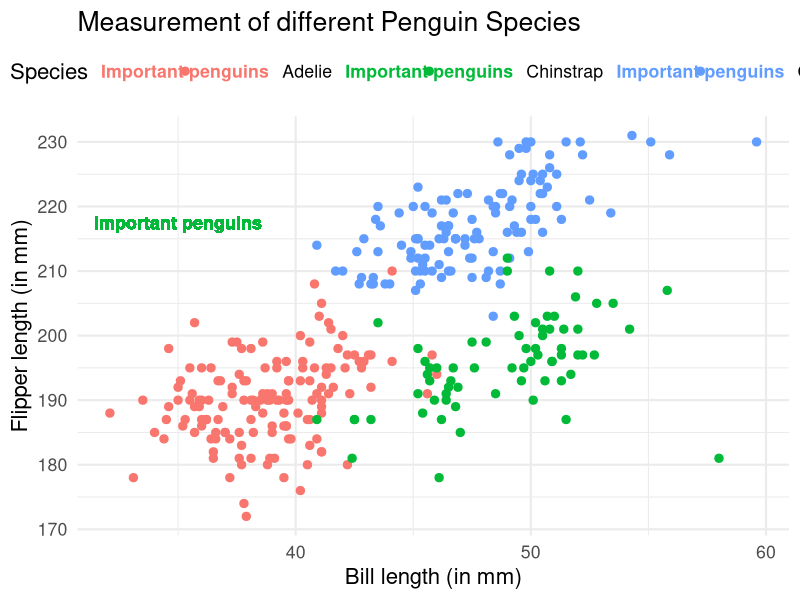
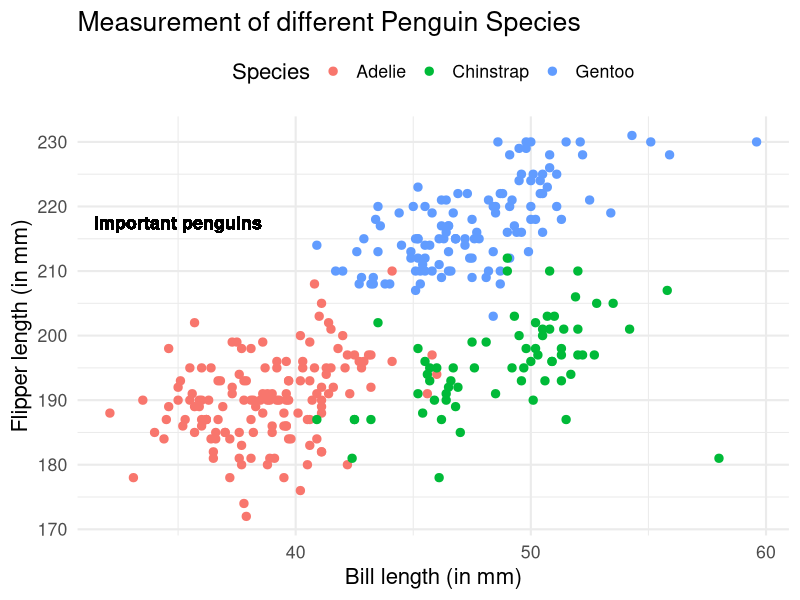
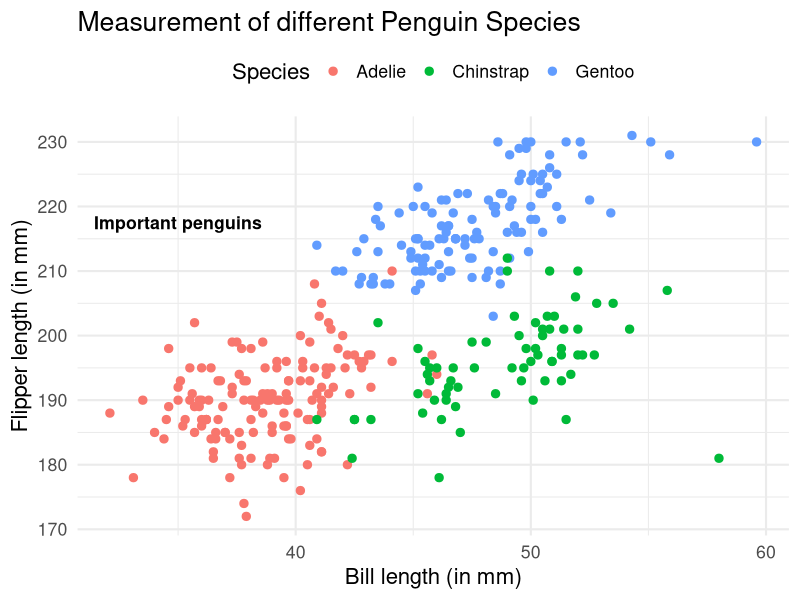
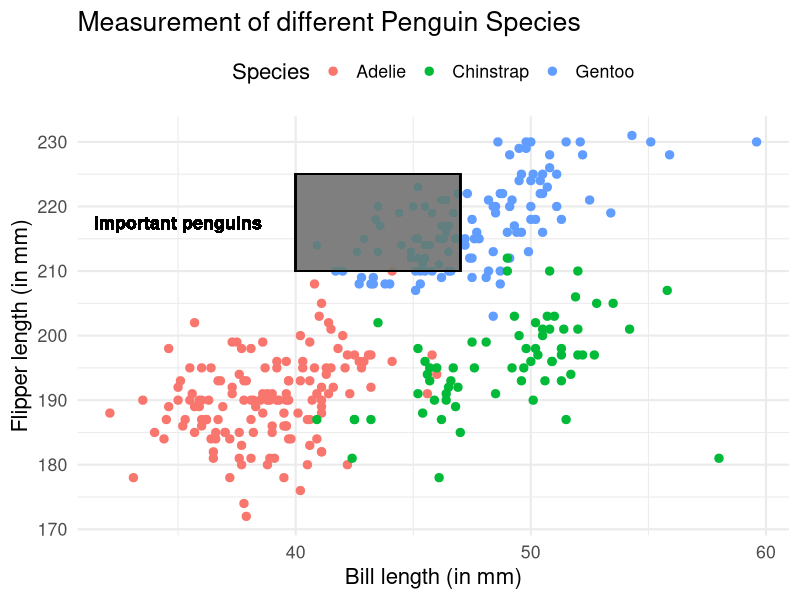
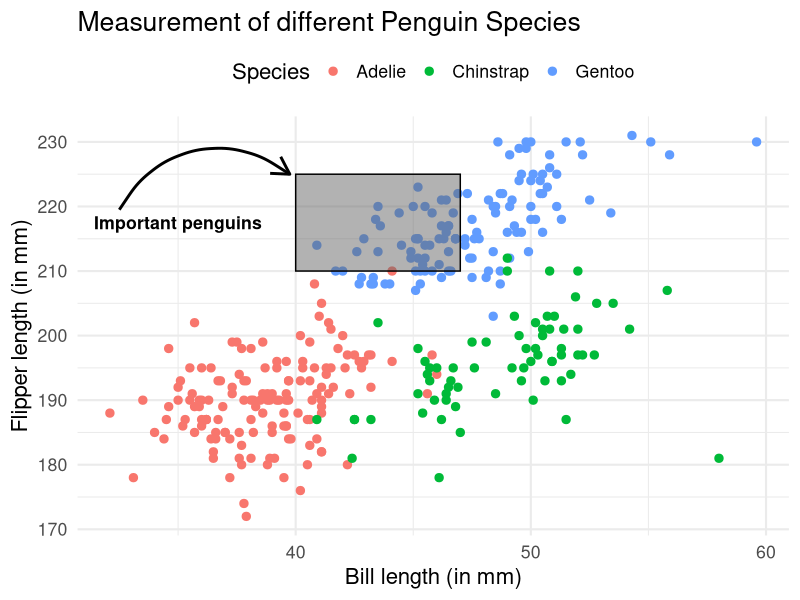

Recreate these plots in R, in order.
## ---- chunk 1
library(tidyverse)
## ---- chunk 2
scatterplot <- palmerpenguins::penguins |> 
  filter(!is.na(sex)) |> 
  ggplot(aes(x = bill_length_mm, flipper_length_mm, color = species )) + 
  geom_point(size = 2.5) + 
  labs( 
    x = "Bill length (in mm)", 
    y = "Flipper length (in mm)", 
    color = "Species", 
    title = "Measurement of different Penguin Species") + 
  theme_minimal(base_size = 16) + 
  theme(legend.position = "top")
## ---- chunk 3
scatterplot +
  # first try using the geom_text
  geom_text(
    x = 35, 
    y = 217.5, 
    label = 'Important penguins', 
    fontface = 'bold', 
    size  = 4.5
  )
# as you can see the plot labels get all meshed up
# so lets fix the legend issue

scatterplot +
  # first try using the geom_text
  geom_text(
    x = 35, 
    y = 217.5, 
    label = 'Important penguins', 
    fontface = 'bold', 
    size  = 4.5, 
    show.legend = FALSE, 
    color = "black"
  )
# this fixes the issue but still the lable is little blurry lets see fix it using hte annotate and see the difference 

scatterplot +
  # first try using the geom_text
  annotate(
    'text', # we need to tell the annotate which geom we want to use here, its text. 
    x = 35, 
    y = 217.5, 
    label = 'Important penguins', 
    fontface = 'bold', 
    size  = 4.5, 
    # show.legend = FALSE, we needed to remove this
    color = "black"
  )
# now you can see that legend is more legible and not blurry
# also you can see that annotate and geom_text more or less the same code/information but annotate results in better annotatation. 


## ---- chunk 4
# lets first do using geom_rect
scatterplot + 
   geom_text(
    x = 35, 
    y = 217.5, 
    label = 'Important penguins', 
    fontface = 'bold', 
    size  = 4.5, 
    show.legend = FALSE, 
    color = "black"
  ) + 
  
  geom_rect(
    xmin = 40, 
    xmax = 47, 
    ymin = 210, 
    ymax = 225, 
    alpha = 0.01, 
    fill = "grey40", 
    color = "black"
  )
# as you can the above code doesn't do the job neatly

## ---- chunk 5
# so lets go back again to the annotate

scatterplot +
annotate(
    'text', # we need to tell the annotate which geom we want to use here, its text. 
    x = 35, 
    y = 217.5, 
    label = 'Important penguins', 
    fontface = 'bold', 
    size  = 4.5, 
    # show.legend = FALSE, we needed to remove this
    color = "black"
  ) + 
   
  annotate(
    'rect',
    xmin = 40, 
    xmax = 47, 
    ymin = 210, 
    ymax = 225, 
    alpha = 0.50, 
    fill = "grey40", 
    color = "black"
  ) + 
# now we can see that both text and rect annotation works better than using geom_text and geom_rect

# lets use arrow for the annotation as well 
  # checkout geom_curve() for arguments
annotate(
  'curve', 
  x = 32.5, 
  y = 219.5, 
  yend = 225, 
  xend = 39.75, 
  linewidth = 1, 
  curvature = -0.5,
  # you can try differnt value using +0.5 will give exactly opposite direction of the curve
  arrow = arrow(length = unit(0.5, 'cm'))
  # we can also use angle options in arrow check them out if required
  
)

